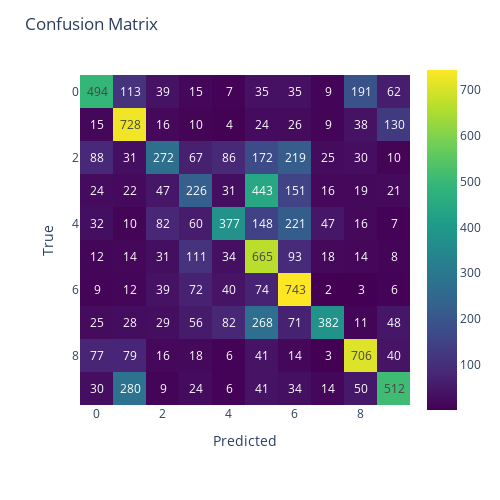

Here is the notebook cell this chart was saved with:
### Code cell
conf = torch.load(output_dir/"confusion_matrix-2025-11-15T05:04:43.099345.pt").numpy()

fig = px.imshow(
    conf,
    text_auto=True,
    color_continuous_scale="Viridis",
    labels={"x": "Predicted", "y": "True"},
)
fig.update_layout(
    width=500, height=500,
    title="Confusion Matrix"
)
fig.show()

### Figure 1 — Plotly figure (JSON) as saved in the notebook; plotly's stock layout.template omitted (floating-point values rounded to 4 significant figures)
{"data": [{"coloraxis": "coloraxis", "hovertemplate": "Predicted: %{x}<br>True: %{y}<br>color: %{z}<extra></extra>", "name": "0", "texttemplate": "%{z}", "type": "heatmap", "xaxis": "x", "yaxis": "y", "z": [[494, 113, 39, 15, 7, 35, 35, 9, 191, 62], [15, 728, 16, 10, 4, 24, 26, 9, 38, 130], [88, 31, 272, 67, 86, 172, 219, 25, 30, 10], [24, 22, 47, 226, 31, 443, 151, 16, 19, 21], [32, 10, 82, 60, 377, 148, 221, 47, 16, 7], [12, 14, 31, 111, 34, 665, 93, 18, 14, 8], [9, 12, 39, 72, 40, 74, 743, 2, 3, 6], [25, 28, 29, 56, 82, 268, 71, 382, 11, 48], [77, 79, 16, 18, 6, 41, 14, 3, 706, 40], [30, 280, 9, 24, 6, 41, 34, 14, 50, 512]]}], "layout": {"coloraxis": {"colorscale": [[0, "#440154"], [0.1111, "#482878"], [0.2222, "#3e4989"], [0.3333, "#31688e"], [0.4444, "#26828e"], [0.5556, "#1f9e89"], [0.6667, "#35b779"], [0.7778, "#6ece58"], [0.8889, "#b5de2b"], [1, "#fde725"]]}, "height": 500, "margin": {"t": 60}, "title": {"text": "Confusion Matrix"}, "width": 500, "xaxis": {"anchor": "y", "constrain": "domain", "domain": [0, 1], "scaleanchor": "y", "title": {"text": "Predicted"}}, "yaxis": {"anchor": "x", "autorange": "reversed", "constrain": "domain", "domain": [0, 1], "title": {"text": "True"}}}}
